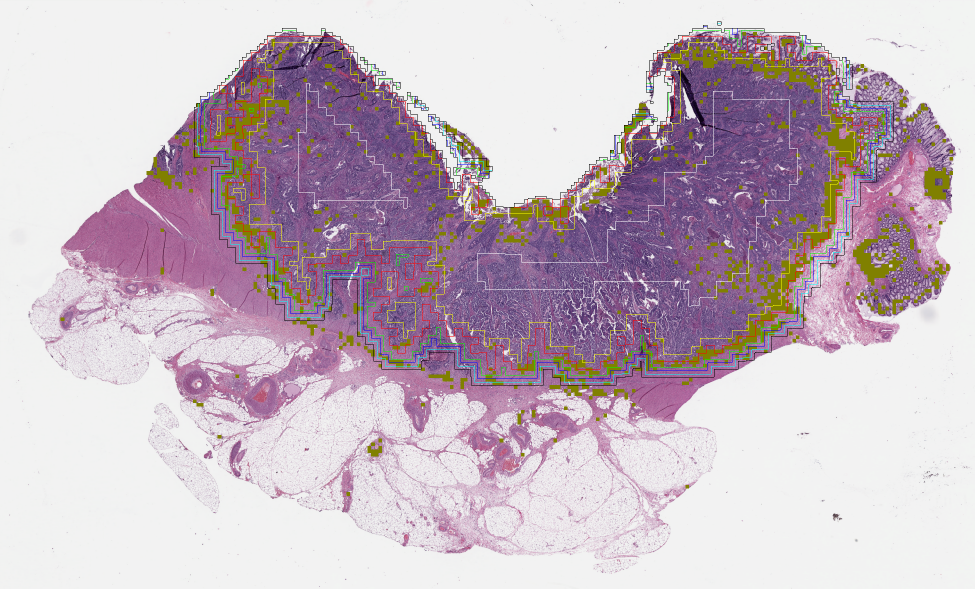
#> input picture TCGA-NH-A50T-01Z-00-DX1.4624B690-C0DE-42BD-852C-6EBABF40255F.svs.png, 1949 x 1177 px, given as the content of the folder on_data/msi_binary/Kang_COLON_WSI_181119_tiled_normalized_v1, which was not available (shown at 1/2 size)
$ python plot_04.py
#> lines starting #> are read from the running program, lines starting #| are printed output that depends on the picture; after the words box and inside, x2 and y2 are one past the last pixel; in counts of white or black regions, pixels touching at a corner belong together; pictures that were not available may be replaced by others from this repository, and a replacement may not be noted
'''
purpose: overlap msi_tils_tumor map together

author: Hongming Xu, CCF, 2020
email: mxu@ualberta.ca
'''
import glob
import matplotlib.pyplot as plt
import numpy as np
import skimage.transform
from skimage.io import imsave
from skimage import morphology

msi_path=['../../../data/kang_colon_data/msi_binary/Kang_COLON_WSI_181119_tiled_normalized_v1/',
          '../../../data/kang_colon_data/msi_binary/Kang_COLON_WSI_181211_tiled_normalized_v1/',
          '../../../data/kang_colon_data/msi_binary/Kang_MSI_WSI_2019_10_07_tiled_normalized_v1/']

til_path=['../../../data/pan_cancer_tils/data_yonsei_v01_pred/181119/',
          '../../../data/pan_cancer_tils/data_yonsei_v01_pred/181211/',
          '../../../data/pan_cancer_tils/data_yonsei_v01_pred/Kang_MSI_WSI_2019_10_07/']

tumor_path=['../../../data/kang_colon_data/predictions_tumor/dl_model_v01/181119_low/',
            '../../../data/kang_colon_data/predictions_tumor/dl_model_v01/181211_low/',
            '../../../data/kang_colon_data/predictions_tumor/dl_model_v01/Kang_MSI_WSI_2019_10_07_low/']

out_path=['../../../data_history/181119/',
          '../../../data_history/181211/',
          '../../../data_history/Kang_MSI_WSI_2019_10_07/']

if __name__=='__main__':
    thr=0.5
    thrNoise=64
    for ind,msi in enumerate(msi_path):
        imgs=glob.glob(msi+'*.png')
        temp_til=til_path[ind]
        temp_tumor=tumor_path[ind]
        for im,img in enumerate(imgs):
            img_m=plt.imread(img)
#> img_m is the input picture: shape (1177, 1949, 3) float32; mean R, G, B 0.787, 0.726, 0.772
            msi_m=img_m[:,:,0]
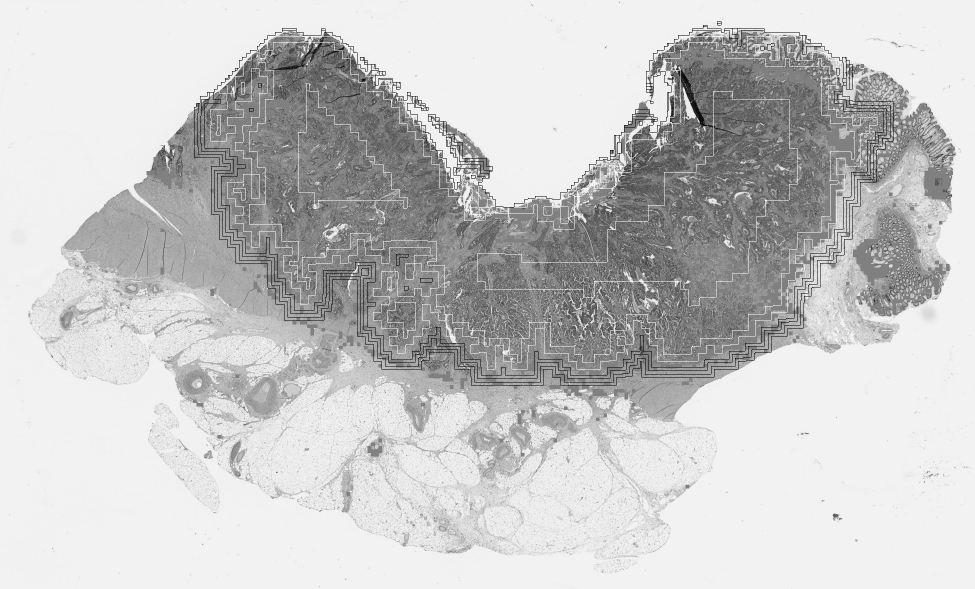
#> msi_m: shape (1177, 1949) float32 (shown at 1/2 size); min 0, max 1, mean 0.779

            til_m=plt.imread(temp_til+img.split('\\')[-1].split('.')[0]+'_color.png') # run on win10 system
            msi_m = skimage.transform.resize(msi_m, til_m.shape[0:2],
                                                  order=0)  # 0 nearest-neighbor, 1: bi-linear (default)

            tumor_m=plt.imread(temp_tumor+img.split('\\')[-1].split('.')[0]+'.mrxs.png')
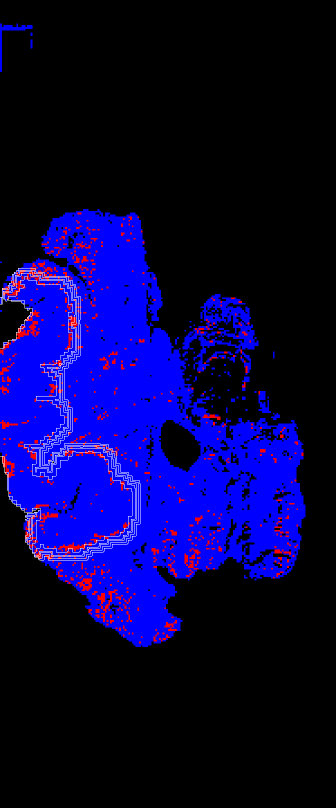
#> input picture test.png, 672 x 1615 px, given in place of TCGA-NH-A50T-01Z-00-DX1.mrxs.png, which was not available (shown at 1/2 size)
#> tumor_m is the input picture: shape (1615, 672, 3) float32; mean R, G, B 0.0267, 0.00764, 0.269
            tumor_mask = skimage.transform.resize(tumor_m, til_m.shape[0:2], order=1)
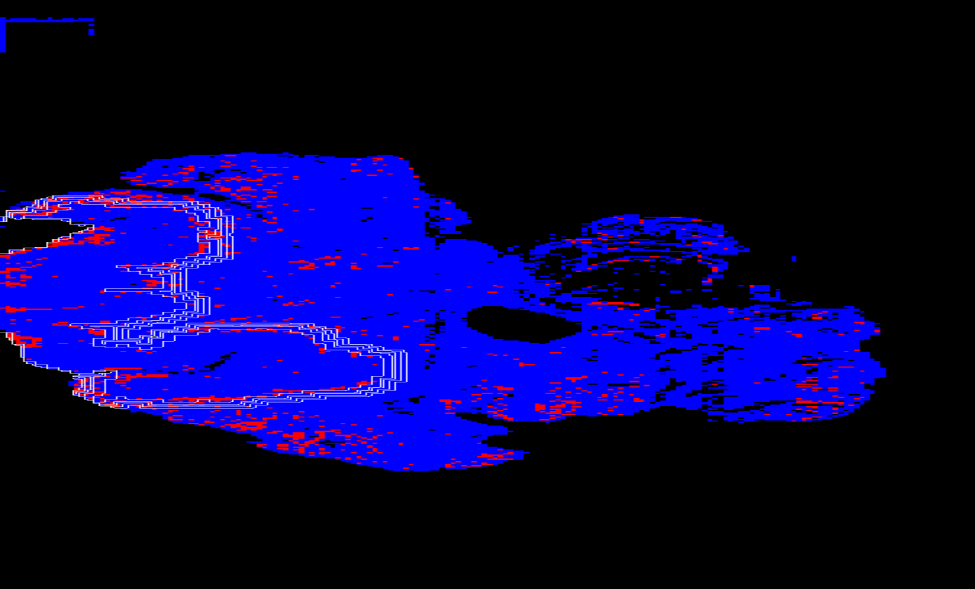
#> tumor_mask: shape (1177, 1949, 3) float32 (shown at 1/2 size); mean R, G, B 0.0267, 0.00765, 0.269
            bw_mask0 = tumor_mask > thr
            bw_mask0 = morphology.remove_small_objects(bw_mask0, thrNoise)
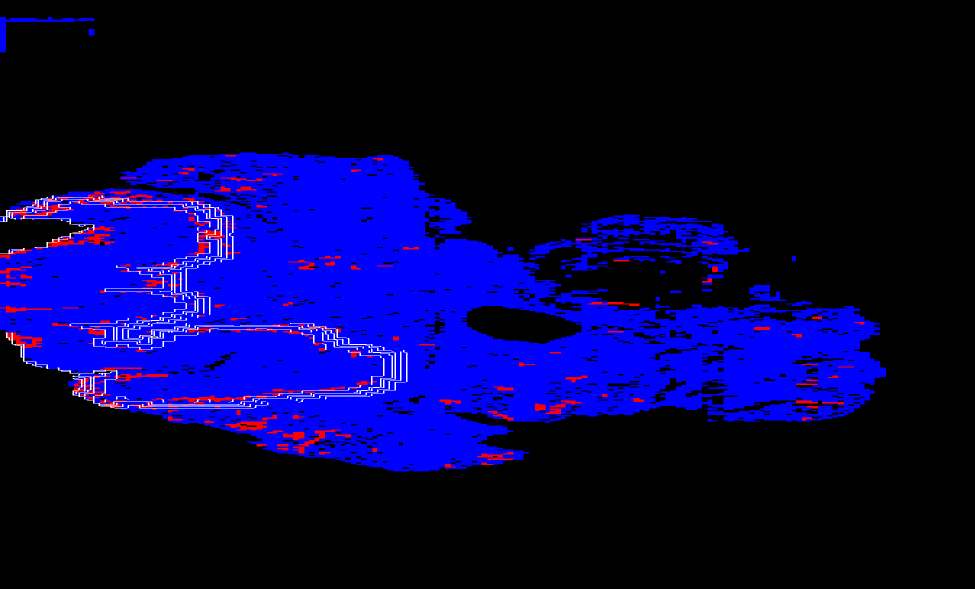
#> bw_mask0: shape (1177, 1949, 3) bool (shown at 1/2 size); mean R, G, B 0.0204, 0.00763, 0.268
            bw_mask0 = morphology.remove_small_holes(bw_mask0, thrNoise)

            til_msi=np.logical_or(msi_m,til_m[:,:,0])
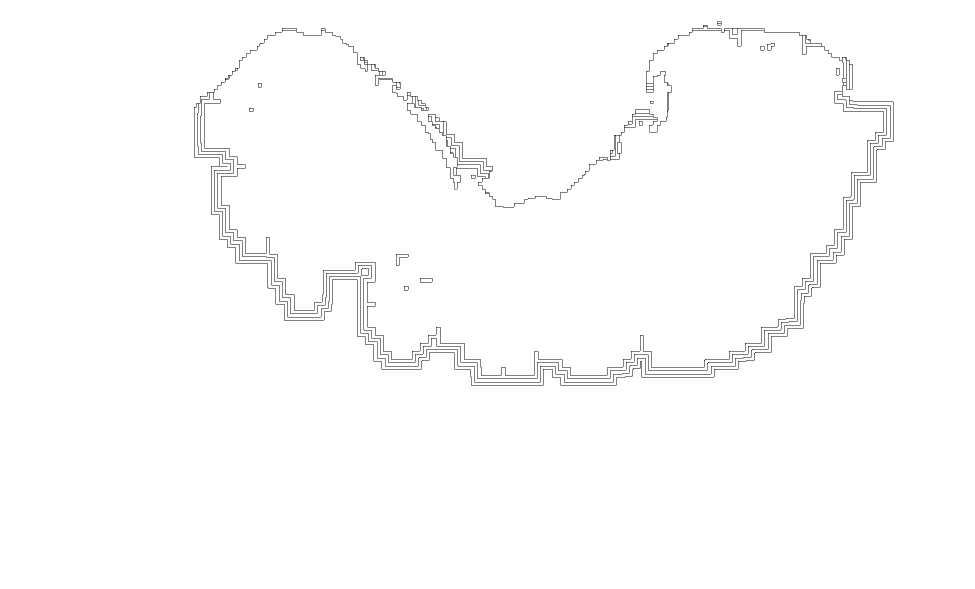
#> til_msi: shape (1177, 1949) bool (shown at 1/2 size); 99.2% white; black in thin lines or dots, all inside (x1, y1, x2, y2) = (388, 42, 1787, 771)
#> (the run stopped early here; a loop or call above may not have finished)
